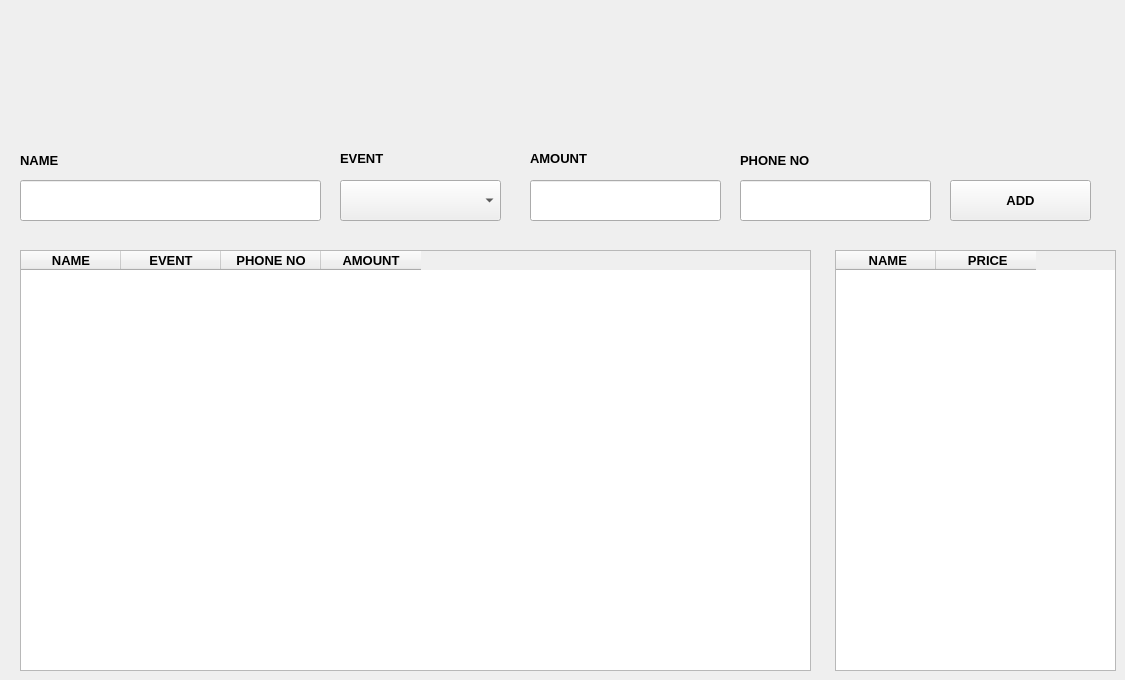
    <widget class="QWidget" name="tab">
     <attribute name="title">
      <string>Display</string>
     </attribute>
     <widget class="QTableWidget" name="tableWidget">
      <property name="geometry">
       <rect>
        <x>20</x>
        <y>250</y>
        <width>791</width>
        <height>421</height>
       </rect>
      </property>
      <column>
       <property name="text">
        <string>NAME</string>
       </property>
       <property name="font">
        <font>
         <pointsize>10</pointsize>
         <weight>75</weight>
         <bold>true</bold>
        </font>
       </property>
      </column>
      <column>
       <property name="text">
        <string>EVENT</string>
       </property>
       <property name="font">
        <font>
         <pointsize>10</pointsize>
         <weight>75</weight>
         <bold>true</bold>
        </font>
       </property>
      </column>
      <column>
       <property name="text">
        <string>PHONE NO</string>
       </property>
       <property name="font">
        <font>
         <pointsize>10</pointsize>
         <weight>75</weight>
         <bold>true</bold>
        </font>
       </property>
      </column>
      <column>
       <property name="text">
        <string>AMOUNT</string>
       </property>
       <property name="font">
        <font>
         <pointsize>10</pointsize>
         <weight>75</weight>
         <bold>true</bold>
        </font>
       </property>
      </column>
     </widget>
     <widget class="QPushButton" name="pushButton">
      <property name="geometry">
       <rect>
        <x>950</x>
        <y>180</y>
        <width>141</width>
        <height>41</height>
       </rect>
      </property>
      <property name="font">
       <font>
        <pointsize>10</pointsize>
        <weight>75</weight>
        <bold>true</bold>
       </font>
      </property>
      <property name="text">
       <string>ADD</string>
      </property>
      <property name="icon">
       <iconset>
        <normaloff>icons/plus-circle-256.webp</normaloff>icons/plus-circle-256.webp</iconset>
      </property>
      <property name="iconSize">
       <size>
        <width>50</width>
        <height>40</height>
       </size>
      </property>
     </widget>
     <widget class="QLabel" name="label">
      <property name="geometry">
       <rect>
        <x>20</x>
        <y>150</y>
        <width>71</width>
        <height>21</height>
       </rect>
      </property>
      <property name="font">
       <font>
        <pointsize>10</pointsize>
        <weight>75</weight>
        <bold>true</bold>
       </font>
      </property>
      <property name="text">
       <string>NAME </string>
      </property>
     </widget>
     <widget class="QLineEdit" name="lineEdit">
      <property name="geometry">
       <rect>
        <x>20</x>
        <y>180</y>
        <width>301</width>
        <height>41</height>
       </rect>
      </property>
      <property name="styleSheet">
       <string notr="true"/>
      </property>
      <property name="placeholderText">
       <string/>
      </property>
     </widget>
     <widget class="QTableWidget" name="tableWidget_2">
      <property name="geometry">
       <rect>
        <x>835</x>
        <y>250</y>
        <width>281</width>
        <height>421</height>
       </rect>
      </property>
      <column>
       <property name="text">
        <string> NAME</string>
       </property>
       <property name="font">
        <font>
         <pointsize>10</pointsize>
         <weight>75</weight>
         <bold>true</bold>
        </font>
       </property>
      </column>
      <column>
       <property name="text">
        <string> PRICE</string>
       </property>
       <property name="font">
        <font>
         <pointsize>10</pointsize>
         <weight>75</weight>
         <bold>true</bold>
        </font>
       </property>
      </column>
     </widget>
     <widget class="QLabel" name="label_2">
      <property name="geometry">
       <rect>
        <x>340</x>
        <y>150</y>
        <width>61</width>
        <height>16</height>
       </rect>
      </property>
      <property name="font">
       <font>
        <pointsize>10</pointsize>
        <weight>75</weight>
        <bold>true</bold>
       </font>
      </property>
      <property name="text">
       <string>EVENT</string>
      </property>
     </widget>
     <widget class="QLineEdit" name="lineEdit_2">
      <property name="geometry">
       <rect>
        <x>530</x>
        <y>180</y>
        <width>191</width>
        <height>41</height>
       </rect>
      </property>
      <property name="placeholderText">
       <string/>
      </property>
     </widget>
     <widget class="QLabel" name="label_4">
      <property name="geometry">
       <rect>
        <x>530</x>
        <y>150</y>
        <width>91</width>
        <height>16</height>
       </rect>
      </property>
      <property name="font">
       <font>
        <pointsize>10</pointsize>
        <weight>75</weight>
        <bold>true</bold>
       </font>
      </property>
      <property name="text">
       <string>AMOUNT</string>
      </property>
     </widget>
     <widget class="QLineEdit" name="lineEdit_9">
      <property name="geometry">
       <rect>
        <x>740</x>
        <y>180</y>
        <width>191</width>
        <height>41</height>
       </rect>
      </property>
      <property name="placeholderText">
       <string/>
      </property>
     </widget>
     <widget class="QLabel" name="label_13">
      <property name="geometry">
       <rect>
        <x>740</x>
        <y>150</y>
        <width>111</width>
        <height>21</height>
       </rect>
      </property>
      <property name="font">
       <font>
        <pointsize>10</pointsize>
        <weight>75</weight>
        <bold>true</bold>
       </font>
      </property>
      <property name="text">
       <string>PHONE NO</string>
      </property>
     </widget>
     <widget class="QComboBox" name="comboBox">
      <property name="geometry">
       <rect>
        <x>340</x>
        <y>180</y>
        <width>161</width>
        <height>41</height>
       </rect>
      </property>
     </widget>
     <widget class="QLabel" name="label_3">
      <property name="geometry">
       <rect>
        <x>380</x>
        <y>20</y>
        <width>351</width>
        <height>51</height>
       </rect>
      </property>
      <property name="text">
       <string/>
      </property>
     </widget>
     <widget class="QLabel" name="label_14">
      <property name="geometry">
       <rect>
        <x>350</x>
        <y>10</y>
        <width>371</width>
        <height>131</height>
       </rect>
      </property>
      <property name="text">
       <string/>
      </property>
      <property name="pixmap">
       <pixmap>icons/output-onlinepngtools.png</pixmap>
      </property>
      <property name="scaledContents">
       <bool>true</bool>
      </property>
     </widget>
    </widget>
